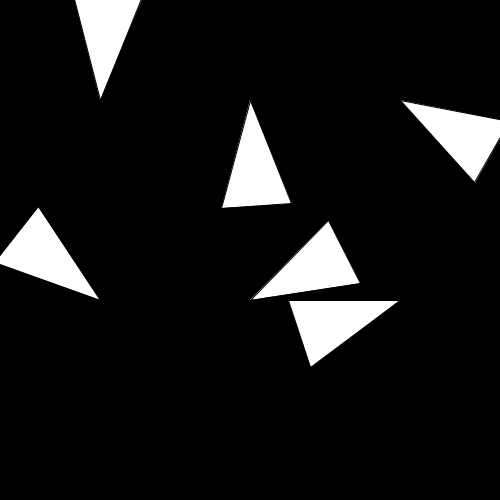
Frame 1 (no input)
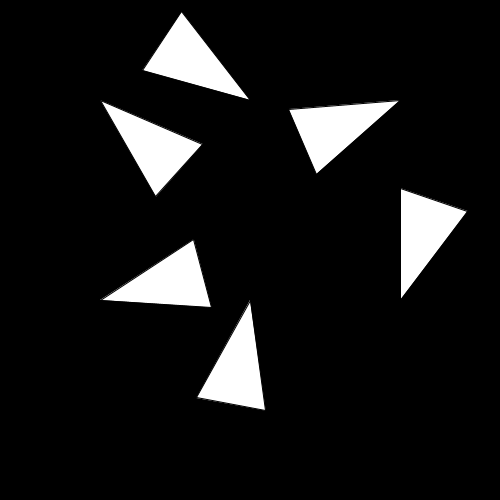
Frame 60 (the mouse pressed at the canvas centre just before this capture)
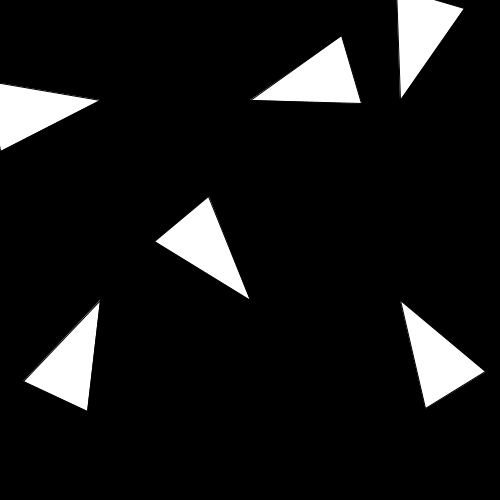
Frame 120 (the mouse held since frame 60 and released just before this capture)

The Processing sketch that drew these frames (run headless with seeded random() and noise(); from frame 60 on, the mouse is pressed at the canvas centre):

// Processing sketch: processing_61606
// ── processing_61606.pde

float r=1;

void setup(){
size(500,500);

}

void draw(){
 background(0);

  
   cone(100,100,3);
   cone(250,100,6);
   cone(400,100,5);
   
   cone(100,300,2);
   cone(250,300,4);
   cone(400,300,1);
   
   rotate(r);
}


void cone( float a, float b, float c){

  translate(a,b);
  rotate(r+c);  
  triangle(0,0,50,100,100,50);
  resetMatrix();
   r+=PI/500;
}
